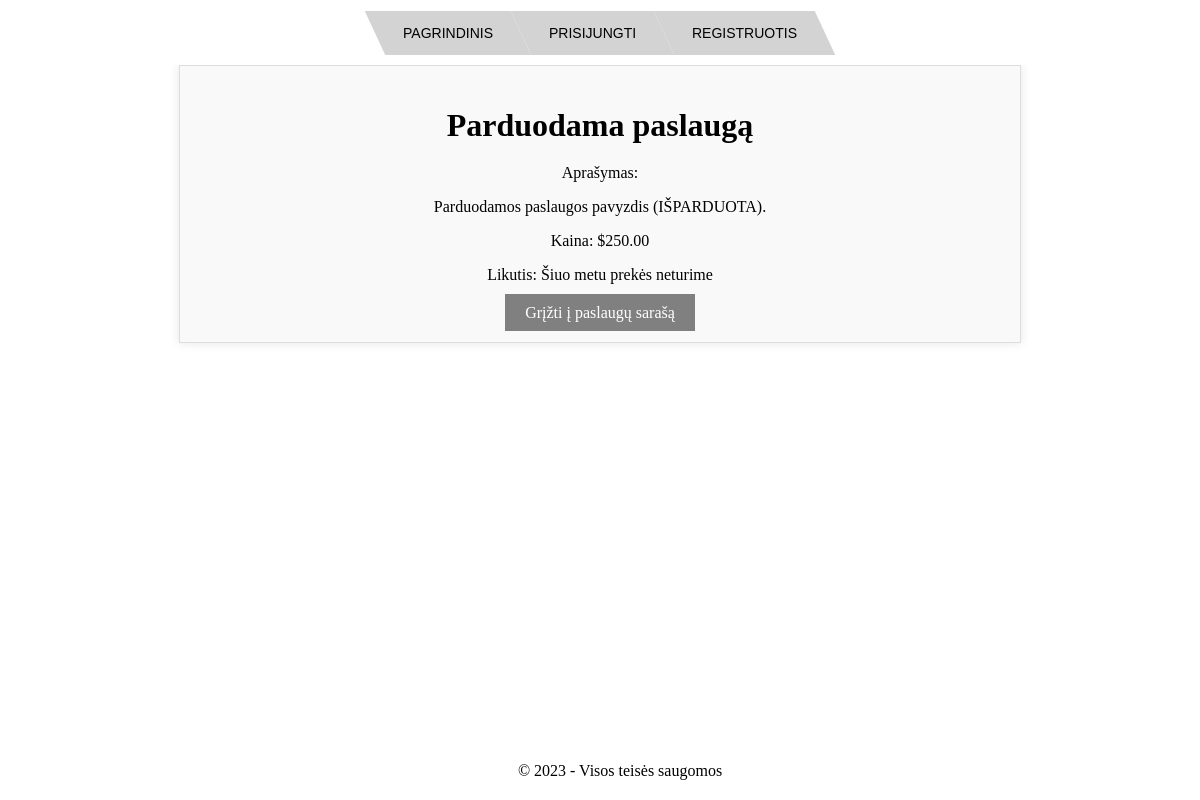
Page /servicesApp/13/ on the committed database.
### servicesApp/models.py (models this page shows, shortened)
class Service(models.Model):
    RENT = 'rent'
    SALE = 'sale'
    TYPE_CHOICES = [
        (RENT, 'Nuomojami'),
        (SALE, 'Parduodami'),
    ]
    name = models.CharField(max_length=100)
    description = models.TextField()
    price = models.DecimalField(max_digits=10, decimal_places=2)
    type = models.CharField(max_length=5, choices=TYPE_CHOICES, default=SALE)
    category = models.ForeignKey(Category, on_delete=models.CASCADE)
    stock = models.PositiveIntegerField(default=0)

### servicesApp/views.py (the view)
# urls.py: path('<int:pk>/', views.service_detail, name='service_detail'),
def service_detail(request, pk):
    service = Service.objects.get(pk=pk)
    template_name = 'servicesApp/rent_detail.html' if service.type == Service.RENT else 'servicesApp/sale_detail.html'
    return render(request, template_name, {'service': service})

### servicesApp/templates/servicesApp/sale_detail.html (shortened to what this page needs)
{% extends "base.html" %}
{% block content %}
  <div class="service_details">
    <h1>{{ service.name }}</h1>
    <p>Aprašymas:</p>
    <p>{{ service.description }}</p>
    <p>Kaina: ${{ service.price }}</p>
    <p>Likutis: {% if service.stock == 0 %}Šiuo metu prekės neturime{% else %}{{ service.stock }}{% endif %}</p>
    <div>
      <a href="{% url 'servicesApp:services_list' %}">Grįžti į paslaugų sarašą</a>
    </div>
  </div>
{% endblock %}

### baseApp/static/css/base.css (style rules this page uses)
body { margin: 0; padding: 0; height: 100%; }
.main-content h1, .main-content p { text-align: center; }

### baseApp/static/css/base_content_style.css (style rules this page uses)
::placeholder { color: #888; }
h2, a { text-align: center; }

### baseApp/static/css/services.css (style rules this page uses)
.service_details { max-width: 800px; margin: 0 auto; padding: 20px; text-align: center; background-color: #f9f9f9; border: 1px solid #ddd; box-shadow: 0px 0px 10px rgba(0, 0, 0, 0.1); }
.service_details h1 { font-size: 2em; margin-bottom: 20px; }
.service_details a { padding: 10px 20px; background-color: gray; color: #ffffff; text-decoration: none; }
.service_details div { margin-top: 20px; }

### rows in the picture
Service: name "Parduodama paslaugą", description "Parduodamos paslaugos pavyzdis (IŠPARDUOTA).", price "250.00"
